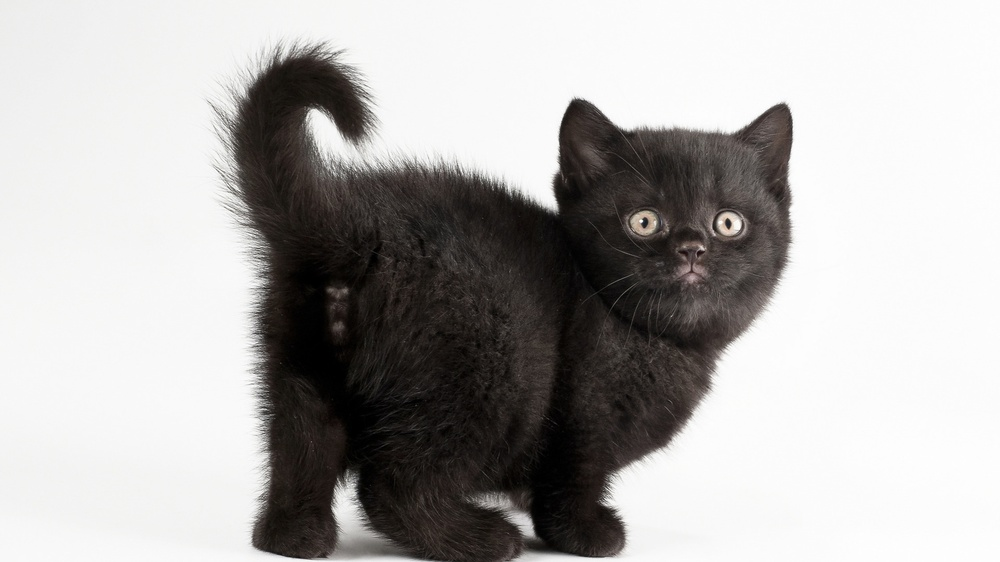
#> input picture 7/cat.jpg, 1000 x 562 px, shrunk from 1920 x 1080 before the run
$ python 1.py
#> lines starting #> are read from the running program, lines starting #| are printed output that depends on the picture; after the words box and inside, x2 and y2 are one past the last pixel; in counts of white or black regions, pixels touching at a corner belong together
import sys, os
import matplotlib.pyplot as plt
import numpy as np
import cv2 as cv


def main():
  img = plt.imread(os.path.join(os.path.dirname(__file__), 'cat.jpg'))
#> img is the input picture: shape (562, 1000, 3); mean R, G, B 176.1, 174.2, 173
  if img.ndim == 3:
    img = cv.cvtColor(img, cv.COLOR_BGR2GRAY)
#> img: shape (562, 1000)
  if img.max() <= 1:
    img = img * 255
  img = img.astype('uint8')


  binary = np.where(img > 127, 1, 0).astype('uint8')
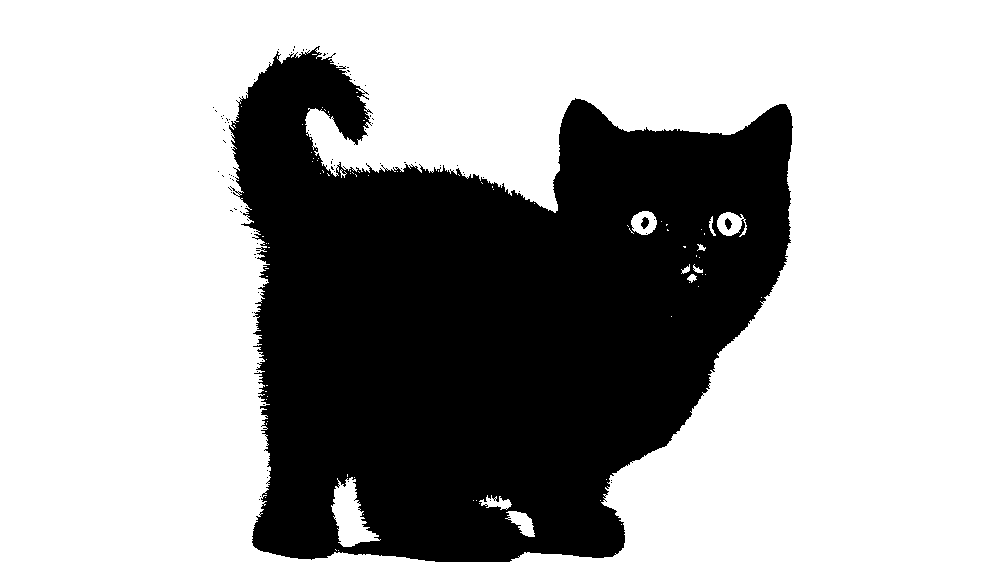
#> binary: shape (562, 1000); values 0 (black) and 1 (white), 65.9% white; 89 black regions (86 under 20 px), largest, box (x1, y1, x2, y2) and area: (229, 46, 793, 562) 191316, (641, 217, 649, 229) 64, (725, 218, 732, 230) 53
  eroded = cv.erode(binary, np.ones((3,3)).astype('uint8'))
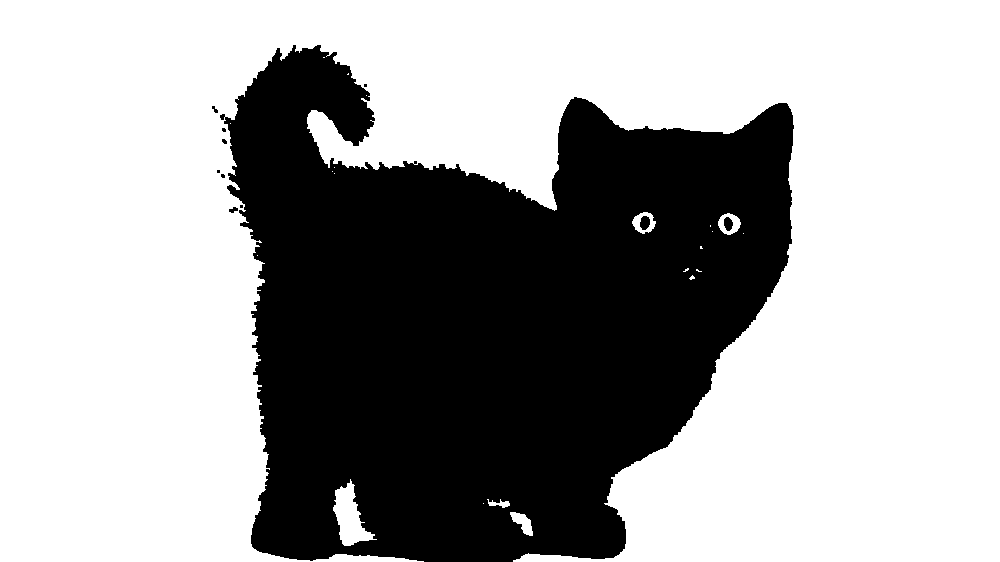
#> eroded: shape (562, 1000); values 0 (black) and 1 (white), 64.8% white; 11 black regions (6 under 20 px), largest, box (x1, y1, x2, y2) and area: (220, 45, 794, 562) 197601, (640, 216, 650, 230) 110, (724, 217, 733, 231) 95, (229, 207, 238, 213) 34, (212, 106, 218, 113) 23
  dilated = cv.dilate(binary, np.ones((3,3), np.uint8))
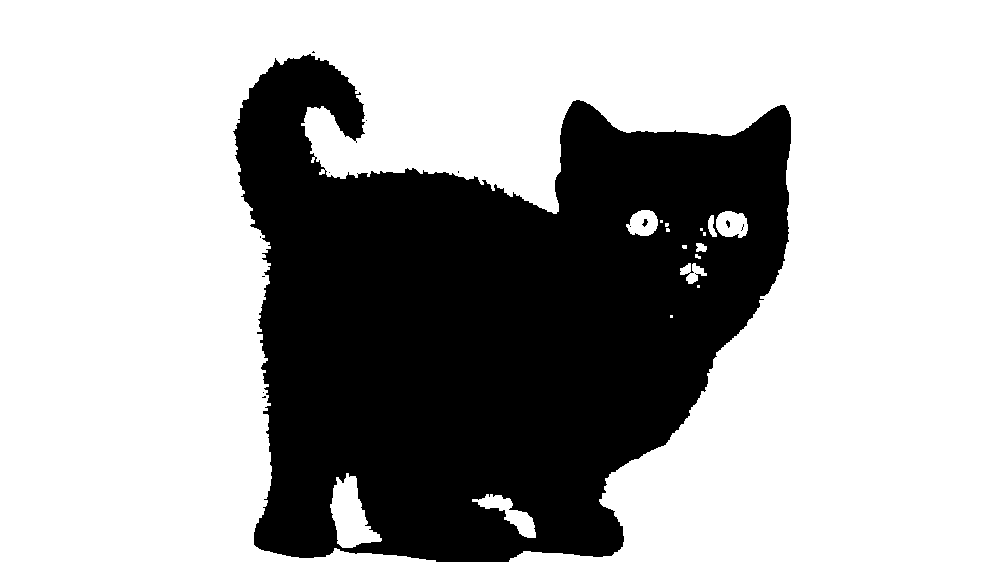
#> dilated: shape (562, 1000); values 0 (black) and 1 (white), 67% white; 13 black regions (10 under 20 px), largest, box (x1, y1, x2, y2) and area: (233, 54, 791, 562) 185175, (642, 219, 648, 227) 27, (726, 220, 730, 228) 21
  opening = cv.dilate(eroded, np.ones((3,3), np.uint8))
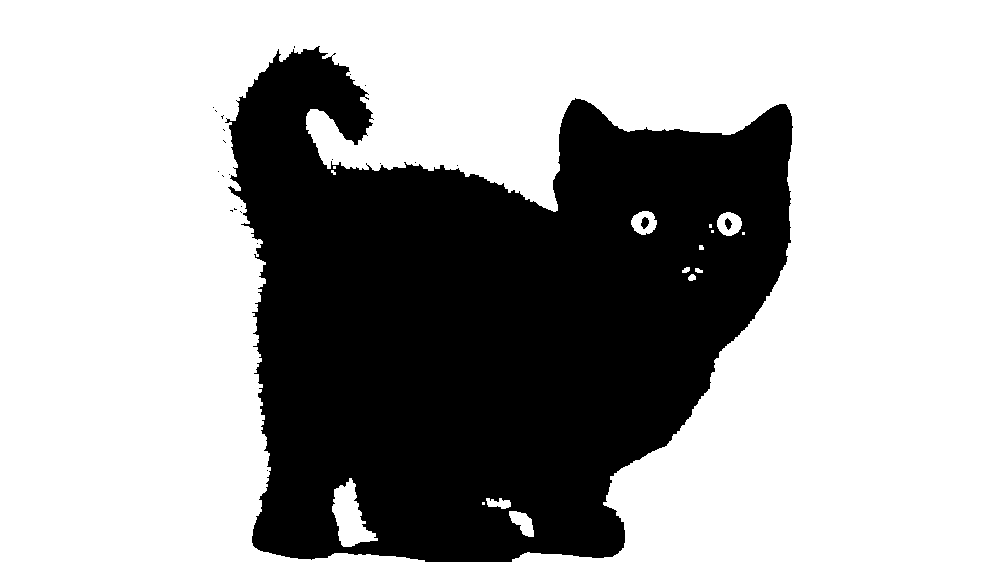
#> opening: shape (562, 1000); values 0 (black) and 1 (white), 65.6% white; 24 black regions (21 under 20 px), largest, box (x1, y1, x2, y2) and area: (225, 46, 793, 562) 193268, (641, 217, 649, 229) 66, (725, 218, 732, 230) 53
  #opening_real = cv.morphologyEx(binary, cv.MORPH_OPEN, np.ones((3,3), np.uint8))
  closing = cv.erode(dilated, np.ones((3,3), np.uint8))
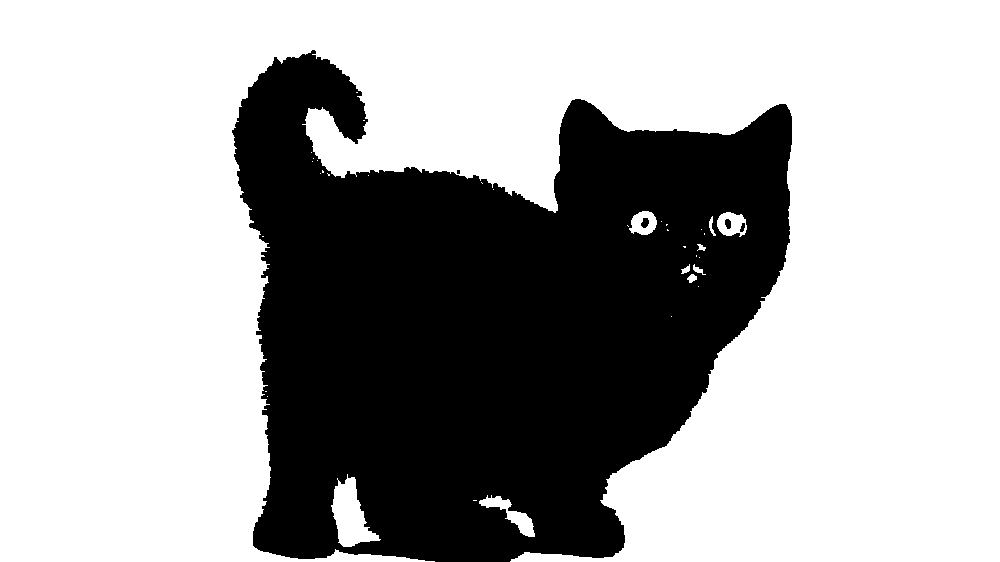
#> closing: shape (562, 1000); values 0 (black) and 1 (white), 66.2% white; 5 black regions (1 under 20 px), largest, box (x1, y1, x2, y2) and area: (232, 50, 792, 562) 189648, (641, 218, 649, 228) 59, (725, 219, 731, 229) 49, (740, 223, 745, 232) 31
  #closing_real = cv.morphologyEx(binary, cv.MORPH_CLOSE, np.ones((3,3), np.uint8))

  plt.subplot(2, 3, 1)
  plt.imshow(img, cmap="gray")
  plt.title("Original")
  plt.subplot(2, 3, 2)
  plt.imshow(binary, cmap="gray")
  plt.title("Binary")
  plt.subplot(2, 3, 3)
  plt.imshow(eroded, cmap="gray")
  plt.title("Eroded")
  plt.subplot(2, 3, 4)
  plt.imshow(dilated, cmap="gray")
  plt.title("Dilated")
  plt.subplot(2, 3, 5)
  plt.imshow(opening, cmap="gray")
  plt.title("Opening")
  plt.subplot(2, 3, 6)
  plt.imshow(closing, cmap="gray")
  plt.title("Closing")
  plt.show()


if __name__ == "__main__":
  main()

$ run again, with 7/skeleton.png saved as 7/cat.jpg
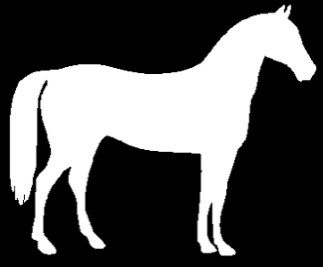
#> input picture 7/skeleton.png, 323 x 267 px
#> in main, img is the input picture: shape (267, 323, 3); min 0, max 255, mean 88.1
#> img: shape (267, 323)
#> in main, `binary = np.where(img > 127, 1, 0).astype('uint8')`:
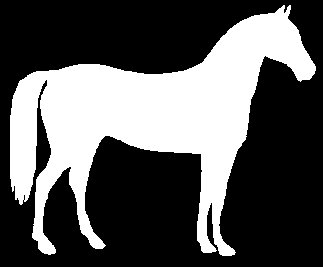
#> binary: shape (267, 323); values 0 (black) and 1 (white), 34.5% white; 1 white region, box (x1, y1, x2, y2) and area: (10, 5, 316, 256) 29787
#> eroded: shape (267, 323); values 0 (black) and 1 (white), 32% white; 1 white region, box (x1, y1, x2, y2) and area: (11, 7, 315, 255) 27613
#> dilated: shape (267, 323); values 0 (black) and 1 (white), 37% white; 1 white region, box (x1, y1, x2, y2) and area: (9, 4, 317, 257) 31944
#> opening: shape (267, 323); values 0 (black) and 1 (white), 34.5% white; 1 white region, box (x1, y1, x2, y2) and area: (10, 6, 316, 256) 29757
#> in main, `closing = cv.erode(dilated, np.ones((3,3), np.uint8))`:
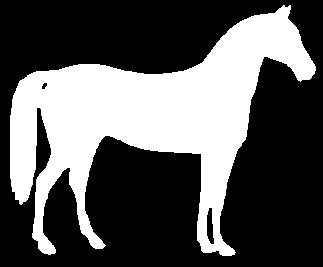
#> closing: shape (267, 323); values 0 (black) and 1 (white), 34.7% white; 1 white region, box (x1, y1, x2, y2) and area: (10, 5, 316, 256) 29900
